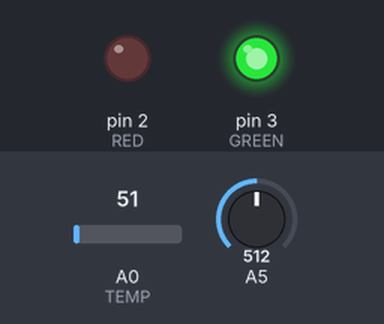
This sketch was run on a simulated Arduino Uno, built with avr-gcc and run on an emulated ATmega328P. Parts: output pins drawn as LEDs (lit = HIGH). The test bench sets the inputs (shaded band); at power-on: A0 (TEMP) = 51, A5 = 512. What the sketch prints to the serial monitor is not drawn.

Above: at 0.1 s.
Timing chart, 0 to 1.6 s (numbered marks = the images above):
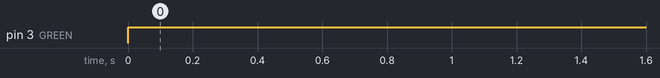

Measured:
- by itself, pin 3 (GREEN): LOW → HIGH at 0.00 s

The sketch:

arduino_2.ino.ino
```cpp
#define RED 2
#define GREEN 3
#define TEMP A0
float TEMP_C;
float TEMP_0;
void setup() {
  pinMode(RED, OUTPUT);
  pinMode(GREEN, OUTPUT);
  pinMode(TEMP, INPUT);
  Serial.begin(9600);

}

void loop() {
TEMP_0 = analogRead(TEMP);
  TEMP_C = map(TEMP_0, 0, 1024, -50, 120);
  Serial.println(analogRead(TEMP_0));
  if (TEMP_0>500) {
    digitalWrite(RED, HIGH);
    digitalWrite(GREEN, LOW);
  }
  else {
    digitalWrite(GREEN, HIGH);
    digitalWrite(RED, LOW);
  }

}
```
